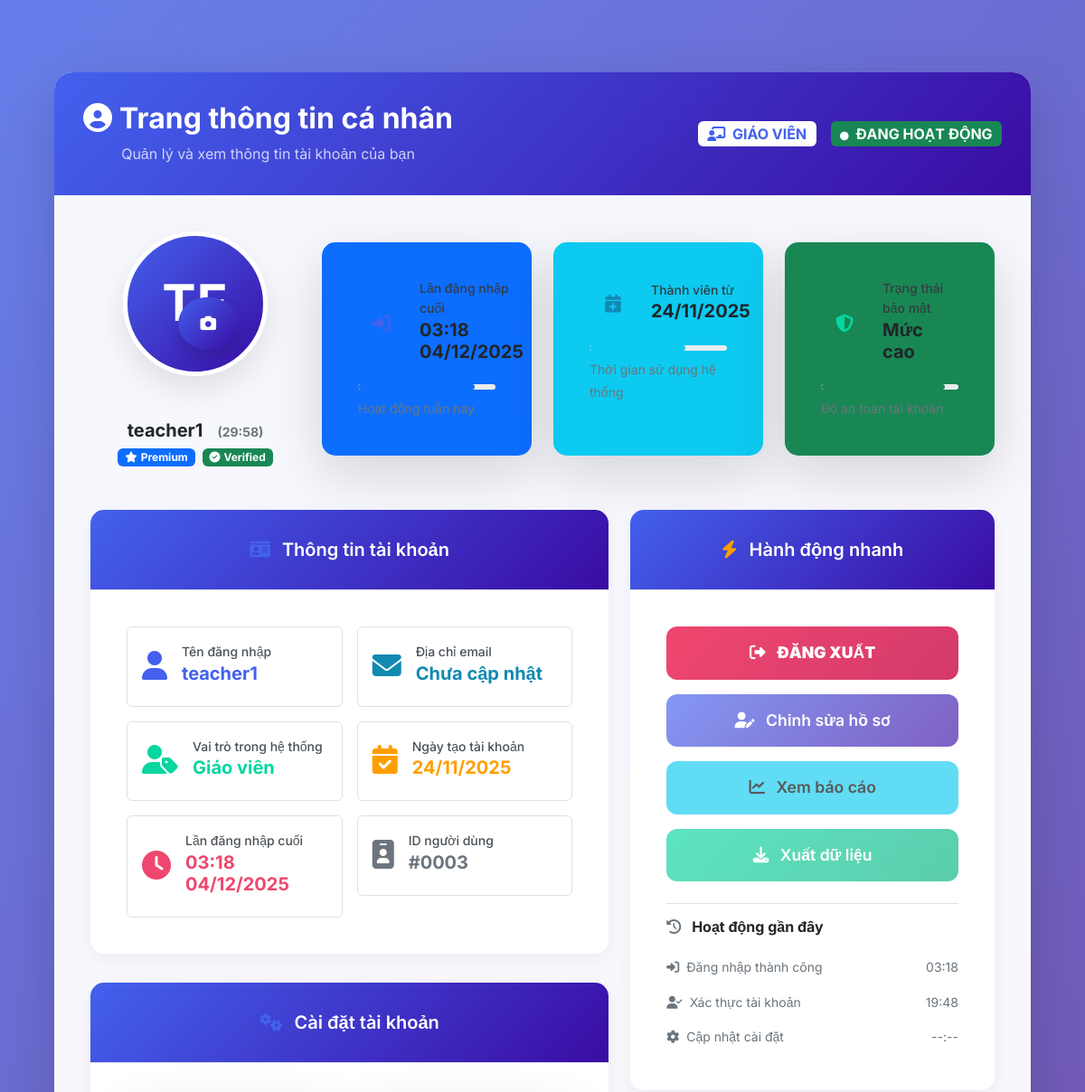
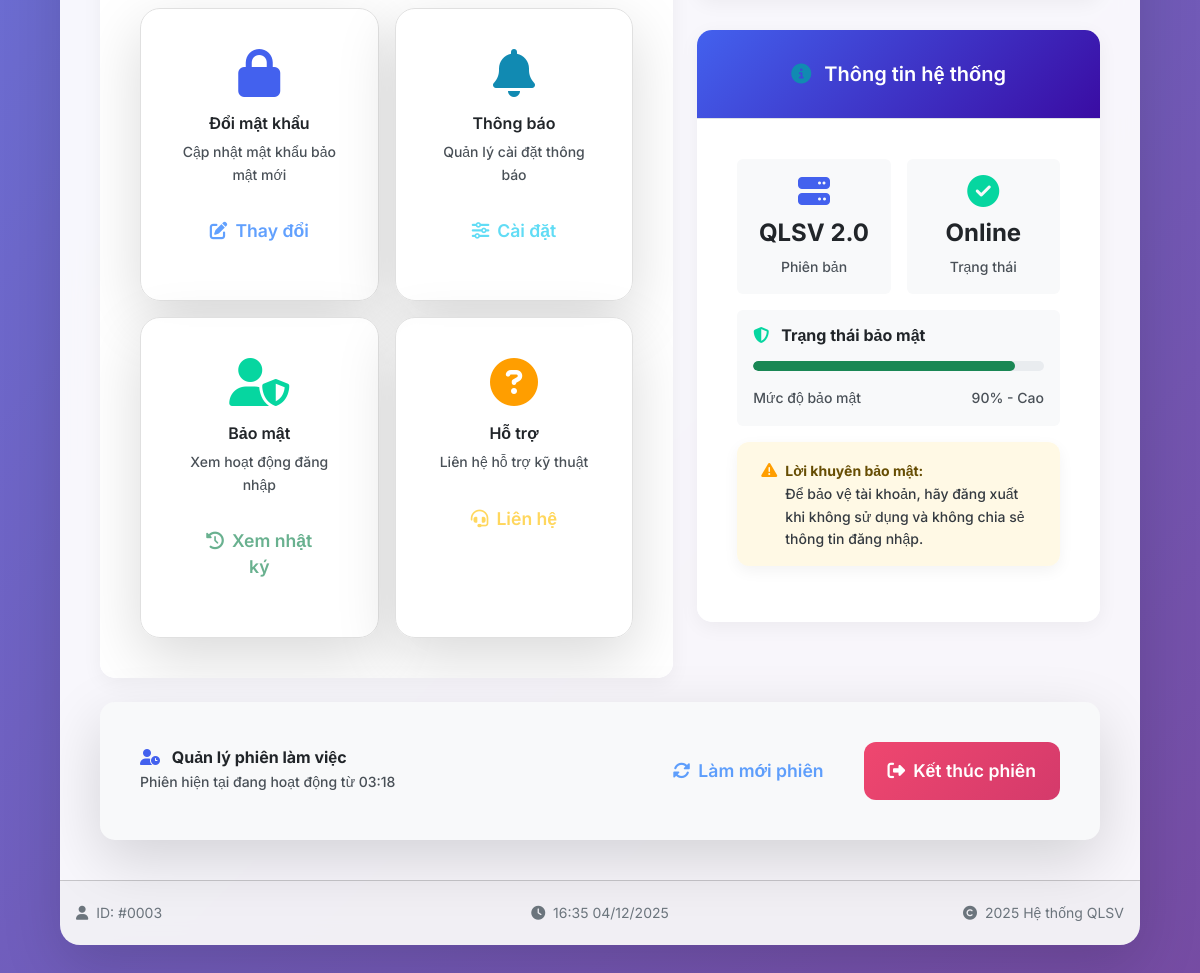
Page /accounts/profile/ (signed in) on the earlier database version (2 pictures, top to bottom).
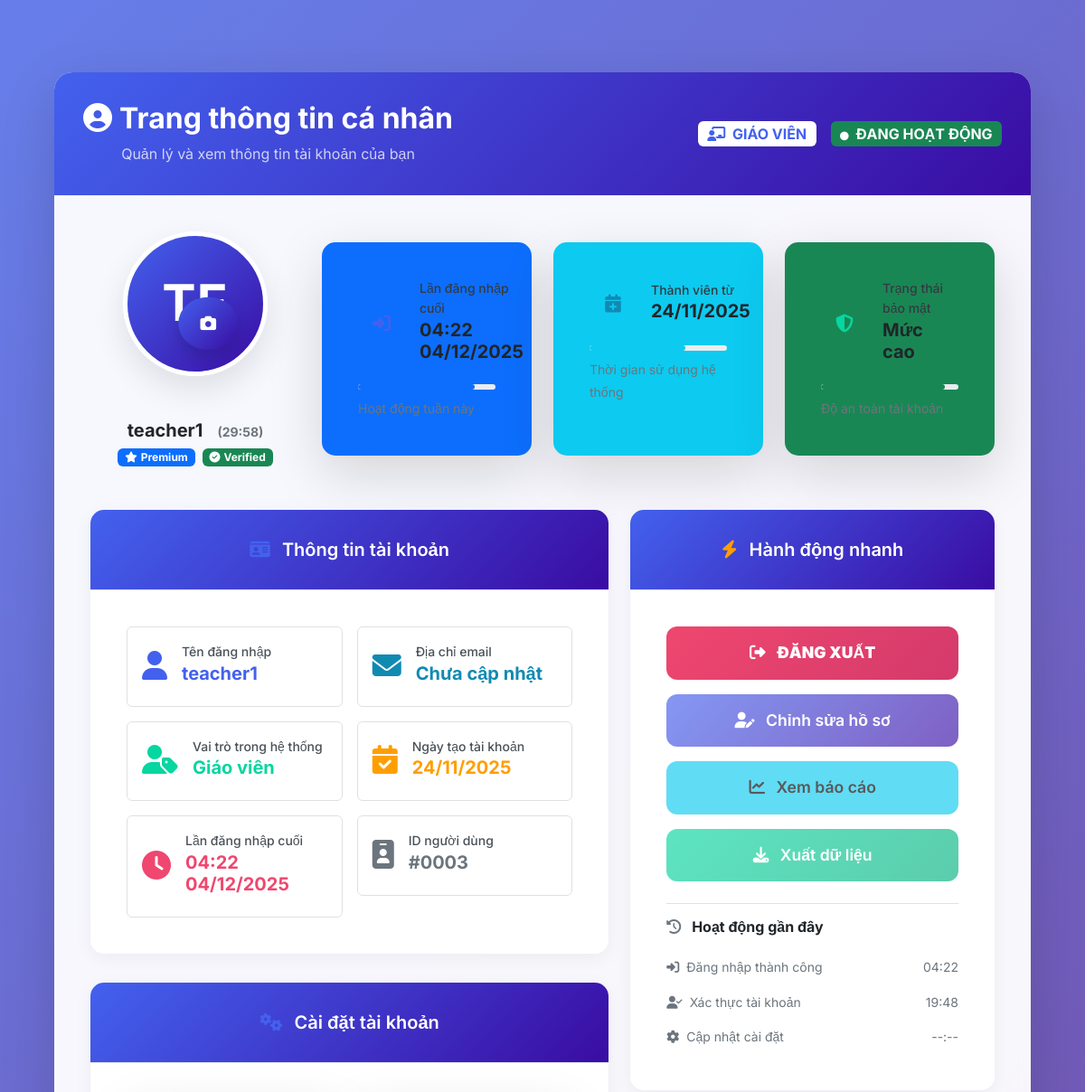
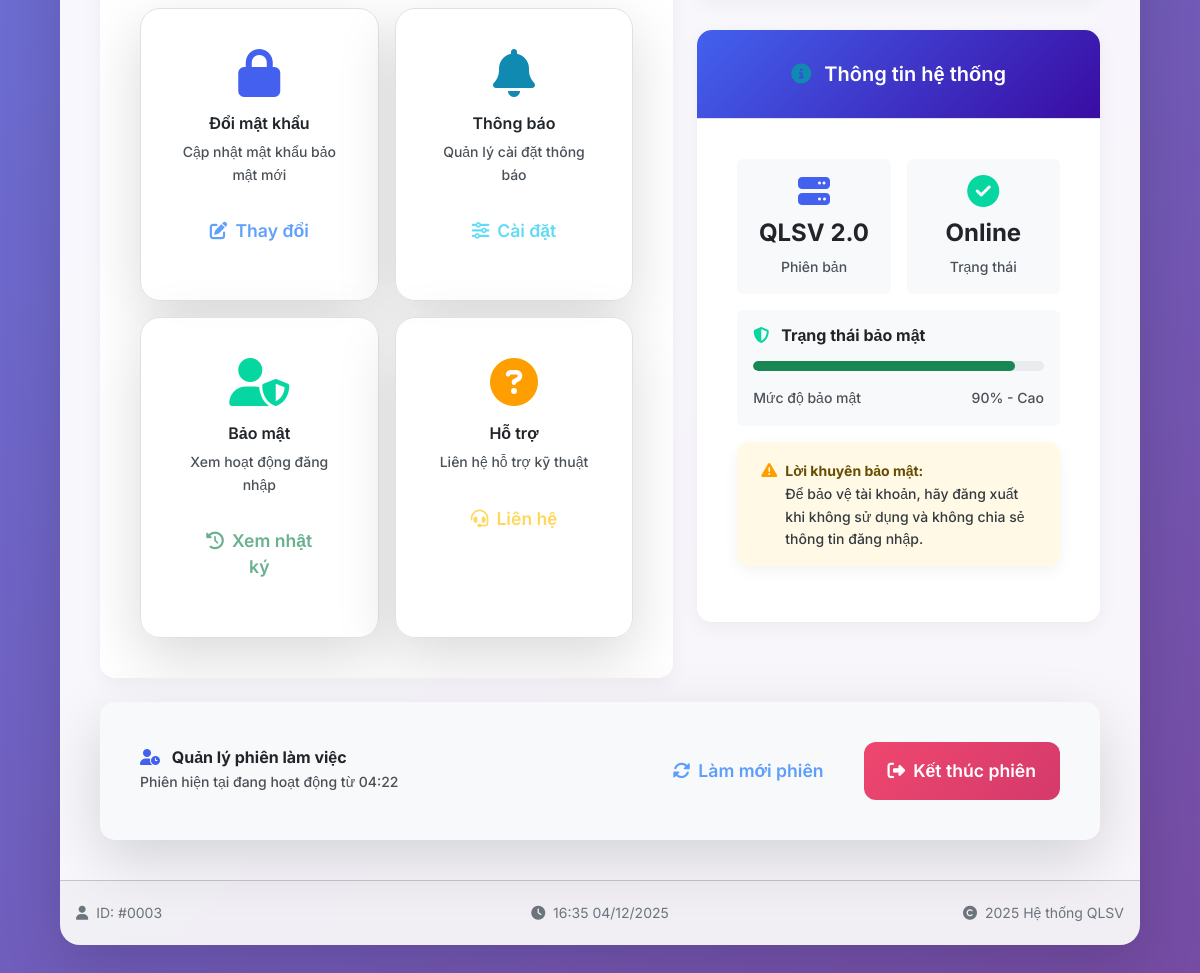
Same page on the later database version (2 pictures, top to bottom).
### accounts/models.py (models this page shows, shortened)
class CustomUser(AbstractUser):
    ROLE_CHOICES = (
        ('admin', 'Admin'),
        ('teacher', 'Giáo viên'),
        ('student', 'Sinh viên'),
    )
    role = models.CharField(max_length=10, choices=ROLE_CHOICES, default='student')

### accounts/views.py (the view)
# urls.py: path('profile/', views.profile_view, name='profile'),
@login_required
def profile_view(request):
    return render(request, 'accounts/profile.html', {'user': request.user})

### accounts/templates/accounts/profile.html (shortened to what the changed rows need)
{% extends 'accounts/base_login.html' %}
{% block content %}
<div class="row justify-content-center">
    <div class="col-xl-12">
        <div class="card">
            <div class="card-header bg-gradient-primary text-white">
                <div class="d-flex justify-content-between align-items-center">
                    <div class="d-flex align-items-center">
                        <span class="badge bg-white text-primary fs-6 me-3">
                            <i class="fas fa-{% if user.role == 'admin' %}crown{% elif user.role == 'teacher' %}chalkboard-teacher{% else %}user-graduate{% endif %} me-1"></i>
                            {{ user.get_role_display|upper }}
                        </span>
                        <span class="badge bg-success fs-6">
                            <i class="fas fa-circle me-1" style="font-size: 0.6rem;"></i>
                            ĐANG HOẠT ĐỘNG
                        </span>
                    </div>
                </div>
            </div>
            <div class="card-body">
                <div class="row align-items-center mb-5">
                    <div class="col-md-4 col-lg-3 text-center">
                        <div class="position-relative d-inline-block mb-4">
                            <div class="avatar-circle" style="width: 160px; height: 160px;">
                                <div class="avatar-initials display-4 fw-bold">
                                    {{ user.username|slice:":2"|upper }}
                                </div>
                            </div>
                        </div>
                        <div class="mt-3">
                            <h5 class="fw-bold mb-1">{{ user.username }}</h5>
                            <div class="d-flex justify-content-center gap-2">
                                <span class="badge bg-primary">
                                </span>
                                <span class="badge bg-success">
                                </span>
                            </div>
                        </div>
                    </div>
                    <div class="col-md-8 col-lg-9">
                        <div class="row">
                            <div class="col-lg-4">
                                <div class="card border-0 bg-primary bg-opacity-5 h-100">
                                    <div class="card-body">
                                        <div class="d-flex align-items-center mb-3">
                                            <div>
                                                <div class="text-dark small fw-medium">Lần đăng nhập cuối</div>
                                                <div class="h5 fw-bold">{{ user.last_login|date:"H:i d/m/Y"|default:"Chưa có" }}</div>
                                            </div>
                                        </div>
                                    </div>
                                </div>
                            </div>
                            <div class="col-lg-4">
                                <div class="card border-0 bg-info bg-opacity-5 h-100">
                                    <div class="card-body">
                                        <div class="d-flex align-items-center mb-3">
                                            <div>
                                                <div class="text-dark small fw-medium">Thành viên từ</div>
                                                <div class="h5 fw-bold">{{ user.date_joined|date:"d/m/Y" }}</div>
                                            </div>
                                        </div>
                                    </div>
                                </div>
                            </div>
                        </div>
                    </div>
                </div>
                <div class="row">
                    <div class="col-lg-7">
                        <div class="card border-0 shadow-sm mb-4">
                            <div class="card-body">
                                <div class="row g-3">
                                    <div class="col-md-6">
                                        <div class="d-flex align-items-center p-3 border rounded">
                                            <div class="flex-grow-1">
                                                <div class="text-secondary small fw-medium">Tên đăng nhập</div>
                                                <div class="h5 fw-bold text-primary">{{ user.username }}</div>
                                            </div>
                                        </div>
                                    </div>
                                    <div class="col-md-6">
                                        <div class="d-flex align-items-center p-3 border rounded">
                                            <div class="flex-grow-1">
                                                <div class="text-secondary small fw-medium">Địa chỉ email</div>
                                                <div class="h5 fw-bold text-info">{{ user.email|default:"Chưa cập nhật" }}</div>
                                            </div>
                                        </div>
                                    </div>
                                    <div class="col-md-6">
                                        <div class="d-flex align-items-center p-3 border rounded">
                                            <div class="flex-grow-1">
                                                <div class="text-secondary small fw-medium">Vai trò trong hệ thống</div>
                                                <div class="h5 fw-bold text-success">{{ user.get_role_display }}</div>
                                            </div>
                                        </div>
                                    </div>
                                    <div class="col-md-6">
                                        <div class="d-flex align-items-center p-3 border rounded">
                                            <div class="flex-grow-1">
                                                <div class="text-secondary small fw-medium">Ngày tạo tài khoản</div>
                                                <div class="h5 fw-bold text-warning">{{ user.date_joined|date:"d/m/Y" }}</div>
                                            </div>
                                        </div>
                                    </div>
                                    <div class="col-md-6">
                                        <div class="d-flex align-items-center p-3 border rounded">
                                            <div class="flex-grow-1">
                                                <div class="text-secondary small fw-medium">Lần đăng nhập cuối</div>
                                                <div class="h5 fw-bold text-danger">{{ user.last_login|date:"H:i d/m/Y"|default:"Chưa đăng nhập" }}</div>
                                            </div>
                                        </div>
                                    </div>
                                    <div class="col-md-6">
                                        <div class="d-flex align-items-center p-3 border rounded">
                                            <div class="flex-grow-1">
                                                <div class="text-secondary small fw-medium">ID người dùng</div>
                                                <div class="h5 fw-bold text-secondary">#{{ user.id|stringformat:"04d" }}</div>
                                            </div>
                                        </div>
                                    </div>
                                </div>
                            </div>
                        </div>
                    </div>
                    <div class="col-lg-5">
                        <div class="card border-0 shadow-sm mb-4">
                            <div class="card-body">
                                <div class="mt-4 pt-3 border-top">
                                    <div class="list-group list-group-flush">
                                        <div class="list-group-item border-0 px-0">
                                            <div class="d-flex w-100 justify-content-between">
                                                <small class="text-secondary">
                                                    <i class="fas fa-sign-in-alt me-1"></i>
                                                    Đăng nhập thành công
                                                </small>
                                                <small class="text-secondary">{{ user.last_login|date:"H:i"|default:"--:--" }}</small>
                                            </div>
                                        </div>
                                        <div class="list-group-item border-0 px-0">
                                            <div class="d-flex w-100 justify-content-between">
                                                <small class="text-secondary">
                                                    <i class="fas fa-user-check me-1"></i>
                                                    Xác thực tài khoản
                                                </small>
                                                <small class="text-secondary">{{ user.date_joined|date:"H:i" }}</small>
                                            </div>
                                        </div>
                                    </div>
                                </div>
                            </div>
                        </div>
                    </div>
                </div>
                <div class="row mt-4">
                    <div class="col-12">
                        <div class="card border-0 bg-light">
                            <div class="card-body">
                                <div class="d-flex justify-content-between align-items-center">
                                    <div>
                                        <h6 class="fw-bold mb-1">
                                            <i class="fas fa-user-clock me-2 text-primary"></i>
                                            Quản lý phiên làm việc
                                        </h6>
                                        <p class="text-secondary mb-0 small">
                                            Phiên hiện tại đang hoạt động từ {{ user.last_login|date:"H:i"|default:"--:--" }}
                                        </p>
                                    </div>
                                </div>
                            </div>
                        </div>
                    </div>
                </div>
            </div>
            <div class="card-footer text-center py-3">
                <div class="row align-items-center">
                    <div class="col-md-4 text-md-start">
                        <small class="text-secondary">
                            <i class="fas fa-user me-1"></i>
                            ID: #{{ user.id|stringformat:"04d" }}
                        </small>
                    </div>
                </div>
            </div>
        </div>
    </div>
</div>
{% endblock %}

Differences in the rows shown:
changed CustomUser "TE": last_login "03:18 04/12/2025" → "04:22 04/12/2025"; last_login "03:18" → "04:22"
